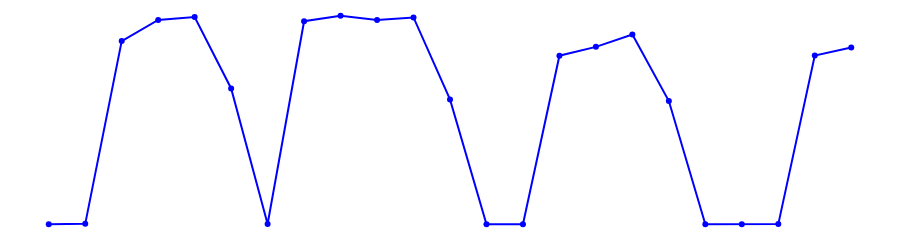
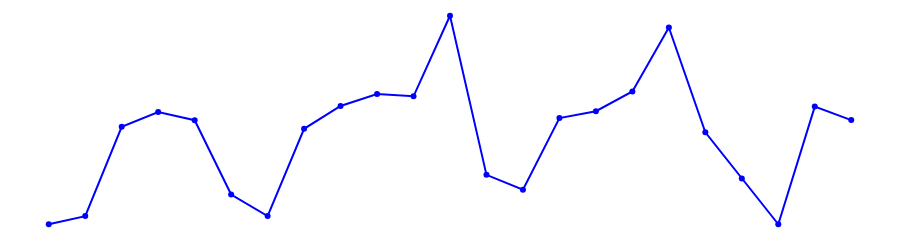

Notebook code for these charts, in order:
### Markdown cell above
# Gráfico de linhas

### Code cell
# cSpell: disable=invalid-name
def line_graph(df: pd.DataFrame, indicator: str):
    # Converter 'data_registro' para datetime e criar uma nova coluna 'data_turno'

    df["data_registro"] = pd.to_datetime(df["data_registro"])

    df["data_turno"] = df["data_registro"].dt.strftime("%Y-%m-%d")

    # Agrupar por 'data_turno' e 'turno' e calcular a média da eficiência

    df_grouped = df.groupby(["data_turno"])[indicator].mean().reset_index()

    # Multiplicar a eficiência por 100 para converter para porcentagem

    df_grouped[indicator] = df_grouped[indicator] * 100

    # Criar o gráfico

    fig = go.Figure(
        go.Scatter(
            x=df_grouped["data_turno"],
            y=df_grouped[indicator],
            mode="lines+markers",
            line=dict(color="blue"),
            marker=dict(color="blue"),
            hovertemplate="<i>Dia</i>: %{x}"
            + "<br><b>Porcentagem</b>: %{y:.1f}<br>",
            hoverinfo="skip",
        )
    )

    fig.update_layout(
        showlegend=False,
        plot_bgcolor="white",
        xaxis=dict(showticklabels=False),  # Esconde os valores do eixo x
        yaxis=dict(showticklabels=False),
        margin=dict(t=0, b=0, l=0, r=0),
        # height=None, # removido apenas para visualização no jupyter
        # autosize=True, # removido apenas para visualização no jupyter
        height=200,  # apenas para visualização no jupyter
    )

    fig.show()


line_graph(df_eff, "eficiencia")


line_graph(df_perf, "performance")


line_graph(df_reparos, "reparo")

### Figure 1 — Plotly figure (JSON) as saved in the notebook; plotly's stock layout.template omitted (floating-point values rounded to 4 significant figures)
{"data": [{"hoverinfo": "skip", "hovertemplate": "<i>Dia</i>: %{x}<br><b>Porcentagem</b>: %{y:.1f}<br>", "line": {"color": "blue"}, "marker": {"color": "blue"}, "mode": "lines+markers", "type": "scatter", "x": ["2024-01-01", "2024-01-02", "2024-01-03", "2024-01-04", "2024-01-05", "2024-01-06", "2024-01-07", "2024-01-08", "2024-01-09", "2024-01-10", "2024-01-11", "2024-01-12", "2024-01-13", "2024-01-14", "2024-01-15", "2024-01-16", "2024-01-17", "2024-01-18", "2024-01-19", "2024-01-20", "2024-01-21", "2024-01-22", "2024-01-23"], "y": [0, 0.09687, 46.65, 52.04, 52.78, 34.6, 0.05522, 51.71, 53.11, 52.03, 52.68, 31.79, 0, 0.003835, 42.94, 45.19, 48.35, 31.38, 0, 0, 0.03326, 42.99, 45.01]}], "layout": {"height": 200, "margin": {"b": 0, "l": 0, "r": 0, "t": 0}, "plot_bgcolor": "white", "showlegend": false, "xaxis": {"showticklabels": false}, "yaxis": {"showticklabels": false}}}

### Figure 2 — Plotly figure (JSON) as saved in the notebook; plotly's stock layout.template omitted (floating-point values rounded to 4 significant figures)
{"data": [{"hoverinfo": "skip", "hovertemplate": "<i>Dia</i>: %{x}<br><b>Porcentagem</b>: %{y:.1f}<br>", "line": {"color": "blue"}, "marker": {"color": "blue"}, "mode": "lines+markers", "type": "scatter", "x": ["2024-01-01", "2024-01-02", "2024-01-03", "2024-01-04", "2024-01-05", "2024-01-06", "2024-01-07", "2024-01-08", "2024-01-09", "2024-01-10", "2024-01-11", "2024-01-12", "2024-01-13", "2024-01-14", "2024-01-15", "2024-01-16", "2024-01-17", "2024-01-18", "2024-01-19", "2024-01-20", "2024-01-21", "2024-01-22", "2024-01-23"], "y": [0, 2.321, 27.8, 32.03, 29.7, 8.474, 2.331, 27.24, 33.76, 37.18, 36.52, 59.5, 14.09, 9.878, 30.3, 32.25, 37.9, 56.13, 26.25, 13.08, 0, 33.57, 29.71]}], "layout": {"height": 200, "margin": {"b": 0, "l": 0, "r": 0, "t": 0}, "plot_bgcolor": "white", "showlegend": false, "xaxis": {"showticklabels": false}, "yaxis": {"showticklabels": false}}}
